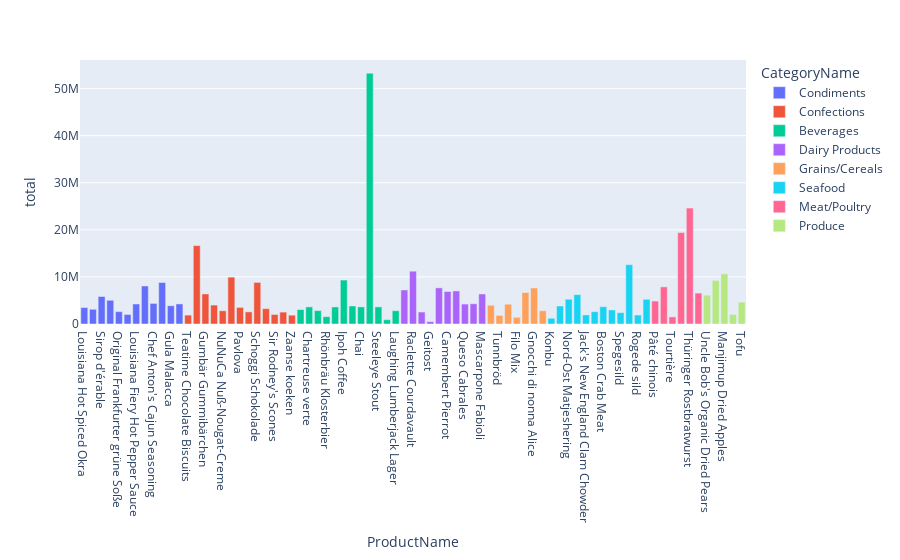

Notebook source saved alongside this figure:
### Code cell
precio_producto= p_o_details_agg.to_pandas()

fig = px.bar(precio_producto, x='ProductName', y="total", color="CategoryName")
fig.show()

### Figure 1 — Plotly figure (JSON) as saved in the notebook; plotly's stock layout.template omitted (floating-point values rounded to 4 significant figures)
{"data": [{"alignmentgroup": "True", "hovertemplate": "CategoryName=Condiments<br>ProductName=%{x}<br>total=%{y}<extra></extra>", "legendgroup": "Condiments", "marker": {"color": "#636efa", "pattern": {"shape": ""}}, "name": "Condiments", "offsetgroup": "Condiments", "orientation": "v", "showlegend": true, "textposition": "auto", "type": "bar", "x": ["Louisiana Hot Spiced Okra", "Genen Shouyu", "Sirop d'érable", "Grandma's Boysenberry Spread", "Original Frankfurter grüne Soße", "Aniseed Syrup", "Louisiana Fiery Hot Pepper Sauce", "Northwoods Cranberry Sauce", "Chef Anton's Cajun Seasoning", "Vegie-spread", "Gula Malacca", "Chef Anton's Gumbo Mix"], "xaxis": "x", "y": [3504941, 3126000.0, 5840000.0, 5037487, 2623000.0, 2021624, 4245000.0, 8073652, 4371000.0, 8811000.0, 3881000.0, 4261000.0], "yaxis": "y"}, {"alignmentgroup": "True", "hovertemplate": "CategoryName=Confections<br>ProductName=%{x}<br>total=%{y}<extra></extra>", "legendgroup": "Confections", "marker": {"color": "#EF553B", "pattern": {"shape": ""}}, "name": "Confections", "offsetgroup": "Confections", "orientation": "v", "showlegend": true, "textposition": "auto", "type": "bar", "x": ["Teatime Chocolate Biscuits", "Sir Rodney's Marmalade", "Gumbär Gummibärchen", "Maxilaku", "NuNuCa Nuß-Nougat-Creme", "Tarte au sucre", "Pavlova", "Chocolade", "Schoggi Schokolade", "Valkoinen suklaa", "Sir Rodney's Scones", "Scottish Longbreads", "Zaanse koeken"], "xaxis": "x", "y": [1890000.0, 16650000.0, 6391000.0, 4022000.0, 2812000.0, 9953000.0, 3522000.0, 2572000.0, 8829000.0, 3260000.0, 2026714, 2528089, 1879000.0], "yaxis": "y"}, {"alignmentgroup": "True", "hovertemplate": "CategoryName=Beverages<br>ProductName=%{x}<br>total=%{y}<extra></extra>", "legendgroup": "Beverages", "marker": {"color": "#00cc96", "pattern": {"shape": ""}}, "name": "Beverages", "offsetgroup": "Beverages", "orientation": "v", "showlegend": true, "textposition": "auto", "type": "bar", "x": ["Outback Lager", "Chartreuse verte", "Sasquatch Ale", "Rhönbräu Klosterbier", "Lakkalikööri", "Ipoh Coffee", "Chang", "Chai", "Côte de Blaye", "Steeleye Stout", "Guaraná Fantástica", "Laughing Lumberjack Lager"], "xaxis": "x", "y": [3064000.0, 3634000.0, 2851000.0, 1557000.0, 3625000.0, 9333000.0, 3831000.0, 3632000.0, 53270000.0, 3640338, 908300.0, 2821000.0], "yaxis": "y"}, {"alignmentgroup": "True", "hovertemplate": "CategoryName=Dairy Products<br>ProductName=%{x}<br>total=%{y}<extra></extra>", "legendgroup": "Dairy Products", "marker": {"color": "#ab63fa", "pattern": {"shape": ""}}, "name": "Dairy Products", "offsetgroup": "Dairy Products", "orientation": "v", "showlegend": true, "textposition": "auto", "type": "bar", "x": ["Gudbrandsdalsost", "Raclette Courdavault", "Gorgonzola Telino", "Geitost", "Queso Manchego La Pastora", "Camembert Pierrot", "Mozzarella di Giovanni", "Queso Cabrales", "Flotemysost", "Mascarpone Fabioli"], "xaxis": "x", "y": [7231000.0, 11220000.0, 2543000.0, 507100.0, 7684000.0, 6900000.0, 7024000.0, 4235000.0, 4297000.0, 6381000.0], "yaxis": "y"}, {"alignmentgroup": "True", "hovertemplate": "CategoryName=Grains/Cereals<br>ProductName=%{x}<br>total=%{y}<extra></extra>", "legendgroup": "Grains/Cereals", "marker": {"color": "#FFA15A", "pattern": {"shape": ""}}, "name": "Grains/Cereals", "offsetgroup": "Grains/Cereals", "orientation": "v", "showlegend": true, "textposition": "auto", "type": "bar", "x": ["Ravioli Angelo", "Tunnbröd", "Gustaf's Knäckebröd", "Filo Mix", "Wimmers gute Semmelknödel", "Gnocchi di nonna Alice", "Singaporean Hokkien Fried Mee"], "xaxis": "x", "y": [3982000.0, 1819000.0, 4205000.0, 1421000.0, 6689000.0, 7647000.0, 2806097], "yaxis": "y"}, {"alignmentgroup": "True", "hovertemplate": "CategoryName=Seafood<br>ProductName=%{x}<br>total=%{y}<extra></extra>", "legendgroup": "Seafood", "marker": {"color": "#19d3f3", "pattern": {"shape": ""}}, "name": "Seafood", "offsetgroup": "Seafood", "orientation": "v", "showlegend": true, "textposition": "auto", "type": "bar", "x": ["Konbu", "Inlagd Sill", "Nord-Ost Matjeshering", "Ikura", "Jack's New England Clam Chowder", "Escargots de Bourgogne", "Boston Crab Meat", "Röd Kaviar", "Spegesild", "Carnarvon Tigers", "Rogede sild", "Gravad lax"], "xaxis": "x", "y": [1215000.0, 3823000.0, 5261000.0, 6239000.0, 1931000.0, 2618000.0, 3682000.0, 2985000.0, 2414631, 12600000.0, 1904000.0, 5245000.0], "yaxis": "y"}, {"alignmentgroup": "True", "hovertemplate": "CategoryName=Meat/Poultry<br>ProductName=%{x}<br>total=%{y}<extra></extra>", "legendgroup": "Meat/Poultry", "marker": {"color": "#FF6692", "pattern": {"shape": ""}}, "name": "Meat/Poultry", "offsetgroup": "Meat/Poultry", "orientation": "v", "showlegend": true, "textposition": "auto", "type": "bar", "x": ["Pâté chinois", "Alice Mutton", "Tourtière", "Mishi Kobe Niku", "Thüringer Rostbratwurst", "Perth Pasties"], "xaxis": "x", "y": [4879000.0, 7884000.0, 1509000.0, 19420000.0, 24620000.0, 6562000.0], "yaxis": "y"}, {"alignmentgroup": "True", "hovertemplate": "CategoryName=Produce<br>ProductName=%{x}<br>total=%{y}<extra></extra>", "legendgroup": "Produce", "marker": {"color": "#B6E880", "pattern": {"shape": ""}}, "name": "Produce", "offsetgroup": "Produce", "orientation": "v", "showlegend": true, "textposition": "auto", "type": "bar", "x": ["Uncle Bob's Organic Dried Pears", "Rössle Sauerkraut", "Manjimup Dried Apples", "Longlife Tofu", "Tofu"], "xaxis": "x", "y": [6118000.0, 9253000.0, 10660000.0, 2021000.0, 4645000.0], "yaxis": "y"}], "layout": {"barmode": "relative", "legend": {"title": {"text": "CategoryName"}, "tracegroupgap": 0}, "margin": {"t": 60}, "xaxis": {"anchor": "y", "domain": [0, 1], "title": {"text": "ProductName"}}, "yaxis": {"anchor": "x", "domain": [0, 1], "title": {"text": "total"}}}}
